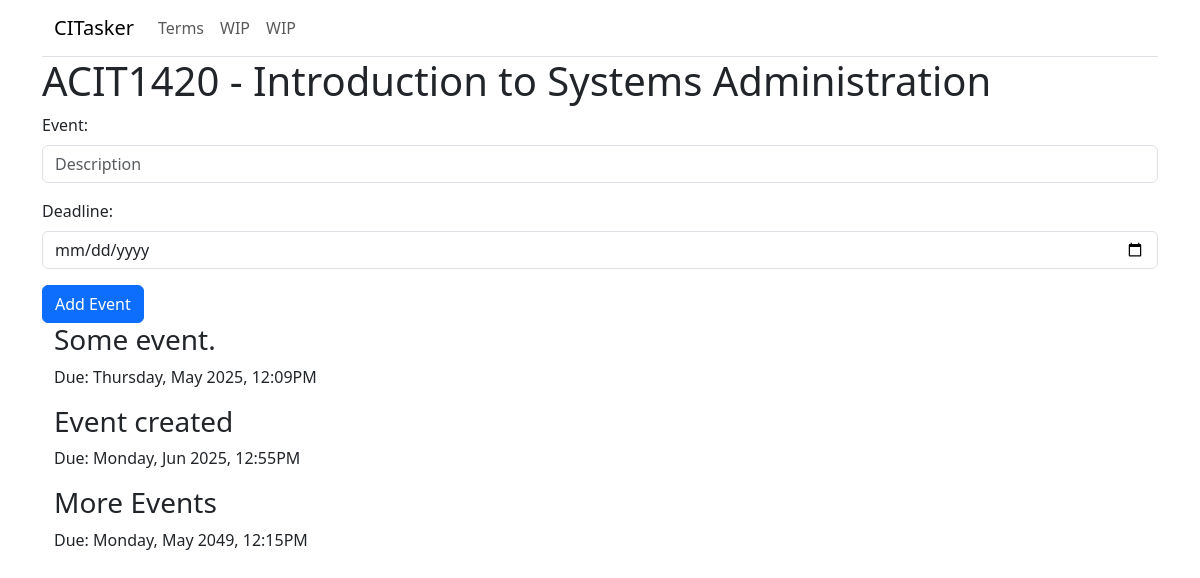
Page /classes/1 on the committed database.
### models/course.py (models this page shows)
class Course(db.Model):
    __tablename__ = "courses"
    id = mapped_column(Integer, primary_key=True)
    name = mapped_column(String, nullable=False)
    term = mapped_column(Integer, nullable=False)

### models/event.py (models this page shows)
class Event(db.Model):
    __tablename__ = "events"
    id = mapped_column(Integer, primary_key=True)
    userid = mapped_column(Integer, ForeignKey("users.id"))
    description = mapped_column(String, nullable=False)
    deadline = mapped_column(DateTime, default=datetime.now() + timedelta(days=1))
    courseid = mapped_column(Integer, ForeignKey("courses.id"))
    completed = mapped_column(Boolean, nullable=False, default=False)

### app.py (the view)
@app.route("/classes/<int:id>")
def class_page(id):
    course = db.session.execute(select(Course).where(Course.id == id)).scalar()
    events = db.session.execute(select(Event).where(Event.courseid == id)).scalars()
    return render_template("class_page.html", course=course, events=events)

### templates/class_page.html (shortened to what this page needs)
{% extends "base.html" %}
{% block content%}
<h1>{{course.name}}</h1>
<form action="{{ url_for('api.add', id=course.id) }}" method="POST">
        <div class="mb-3">
            <label for="event" class="form-label">Event:</label>
            <input type="text" class="form-control" name="event" placeholder="Description">
        </div>
        <div class="mb-3">
            <label for="deadline" class="form-label">Deadline:</label>
            <input type="date" class="form-control" name="deadline" placeholder="Deadline (YYYY-MM-DD, HH:MM)" required>
        </div>
        <button type="submit" class="btn btn-primary">Add Event</button>
</form>
<div class="container-sm">
    {% for i in events %}
    <h3>{{i.description}}</h3>
    <p>Due: {{i.deadline.strftime('%A, %b %Y, %I:%M%p %Z')}}</p>
    {% endfor %}
</div>
{% endblock %}

### rows in the picture
Course: name "ACIT1420 - Introduction to Systems Administration"
Event: description "Some event.", deadline "Thursday, May 2025, 12:09PM"
Event: description "Event created", deadline "Monday, Jun 2025, 12:55PM"
Event: description "More Events", deadline "Monday, May 2049, 12:15PM"
